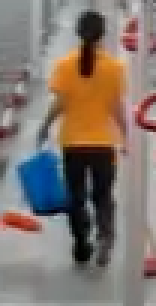
#> input picture Haitian-fireman.jpg, 52 x 102 px (shown 3 times larger); its folder holds 2 pictures in this run
$ python kmeans.py
#> lines starting #> are read from the running program, lines starting #| are printed output that depends on the picture; pictures that were not available may be replaced by others from this repository, and a replacement may not be noted
import os, codecs
import shutil
import matplotlib.pyplot as plt
import cv2
import numpy as np
from sklearn.cluster import KMeans
from scipy.spatial.distance import cdist

'''
    采用聚类的方式做任务身份区分
    貌似不能聚类：原因，此脚本中用图像全部内容转为灰度图作为特征，而背景影响太大
'''

def get_file_name(path):
    fileList = []
    for second_type in os.listdir(path):
        fullpath = os.path.join(path, second_type)
        for filename in os.listdir(fullpath):
            filepath = os.path.join(fullpath, filename)
            fileList.append(filepath)
    return fileList

def knn_detect(file_list, cluster_nums, randomState=True):
#> called with cluster_nums = 5, randomState = True
    features = []
    files = file_list

    # sift = cv2.xfeatures2d.SIFT_create()
    for file in files:
        # print(file)
        # img = cv2.imread(file)    # cv2.imread()读取文件目录不能有中文
        img = cv2.imdecode(np.fromfile(file, dtype=np.uint8), -1)
#> img is the input picture: shape (102, 52, 4); mean B, G, R, A 111.2, 118.5, 130.1, 255
        if img is None:
            print("img is None:", file)
            continue

        '''
            cv2.INTER_NEAREST，最近邻插值法；
            cv2.INTER_LINEAR，双线性插值法；
            cv2.INTER_AREA，基于局部像素的重采样；
            cv2.INTER_CUBIC，基于4*4邻域的3次插值法；
            cv2.INTER_LANCZOS4，基于8*8像素邻域的Lanczos插值；
        '''
        img = cv2.resize(img, (64, 64), interpolation=cv2.INTER_CUBIC)
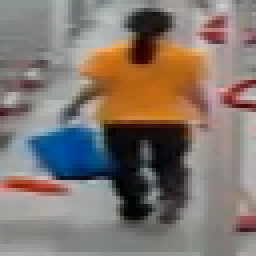
#> img: shape (64, 64, 4) (shown 4 times larger); mean B, G, R, A 111.2, 118.5, 130, 255

        # 第一种特征提取方法
        # nhist = cv2.calcHist([img], [0,1], None, [64,64], [0.0, 255.0,0.0, 255.0])
        # # 归一化，分为范围归一化和值归一化，如下是把归一化到0-255之间，归一化数学函数选择的是
        # # NORM_MINMAX ，flatten()是将得到的数组转换为一维数组，不能之间用于list
        # nhist = cv2.normalize(nhist, nhist, 0, 255, cv2.NORM_MINMAX).flatten()
        # features.append(nhist)

        # 第二种特征提取方法，转为灰度图，转为一维数组
        img1 = cv2.cvtColor(img, cv2.COLOR_BGR2GRAY)
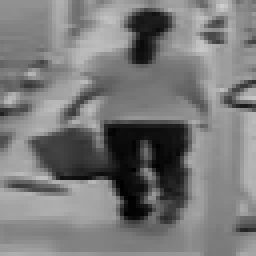
#> img1: shape (64, 64) (shown 4 times larger); min 0, max 206, mean 121.1
        # print("img1:", type(img1), img1.shape)
        img3 = img1.flatten()    # 扁平化（转为一维数组）
#> img3 = 4096 values, max 206 at index 119, min 0 at index 2663, mean 121.1
        # print("img3:", type(img3), img3.shape)
        features.append(img3)

    """
    变成一个数组
    """
    input_x = np.array(features)
    print('数据维数', input_x.shape)
#| 数据维数 (1, 4096)
    input_x = input_x[:, 1:5]
#> input_x = [[145, 145, 145, 145]]
    plt.figure(1)
    plt.scatter(input_x[:, 0], input_x[:, 1], c="red", marker='o', label='see')
    plt.xlabel('petal length')
    plt.ylabel('petal width')
    # 设置图例的位置
    plt.legend(loc=2)
    plt.show()
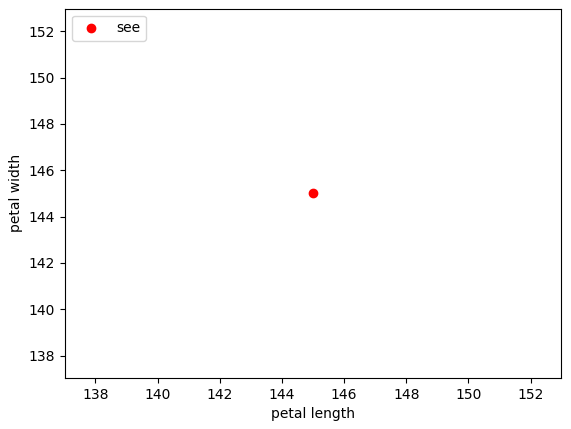
#> figure drawn by matplotlib, 1 panel

    """
    input required k ,build an object of KMeans; then cluster
    """
    kmeans = KMeans(n_clusters=cluster_nums, max_iter=50000000)
#> (the run stopped early here; a loop or call above may not have finished)
